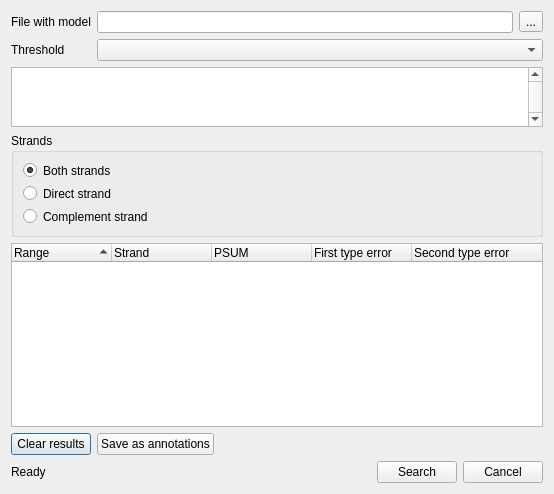
<?xml version="1.0" encoding="UTF-8"?>
<ui version="4.0">
 <class>SiteconSearchDialog</class>
 <widget class="QDialog" name="SiteconSearchDialog">
  <property name="geometry">
   <rect>
    <x>0</x>
    <y>0</y>
    <width>550</width>
    <height>494</height>
   </rect>
  </property>
  <property name="windowTitle">
   <string>SITECON Search</string>
  </property>
  <layout class="QGridLayout" name="gridLayout_2">
   <item row="0" column="0">
    <layout class="QGridLayout" name="gridLayout">
     <item row="0" column="0">
      <widget class="QLabel" name="label">
       <property name="text">
        <string>File with model</string>
       </property>
      </widget>
     </item>
     <item row="0" column="1">
      <widget class="QLineEdit" name="modelFileEdit">
       <property name="readOnly">
        <bool>true</bool>
       </property>
      </widget>
     </item>
     <item row="0" column="2">
      <widget class="QToolButton" name="pbSelectModelFile">
       <property name="text">
        <string>...</string>
       </property>
      </widget>
     </item>
     <item row="1" column="0">
      <widget class="QLabel" name="label_2">
       <property name="toolTip">
        <string>Recognition quality threshold, should be less than 100%. Choosing too low threshold will lead to recognition of too many TFBS recognised with too low trustworthiness. Choosing too high threshold may result in no TFBS recognised.</string>
       </property>
       <property name="text">
        <string>Threshold</string>
       </property>
      </widget>
     </item>
     <item row="1" column="1" colspan="2">
      <widget class="QComboBox" name="errLevelBox">
       <property name="sizePolicy">
        <sizepolicy hsizetype="MinimumExpanding" vsizetype="Fixed">
         <horstretch>0</horstretch>
         <verstretch>0</verstretch>
        </sizepolicy>
       </property>
       <property name="toolTip">
        <string>Recognition quality threshold, should be less than 100%. Choosing too low threshold will lead to recognition of too many TFBS recognised with too low trustworthiness. Choosing too high threshold may result in no TFBS recognised.</string>
       </property>
      </widget>
     </item>
    </layout>
   </item>
   <item row="1" column="0">
    <widget class="QTextEdit" name="descTextEdit">
     <property name="sizePolicy">
      <sizepolicy hsizetype="Expanding" vsizetype="Fixed">
       <horstretch>0</horstretch>
       <verstretch>60</verstretch>
      </sizepolicy>
     </property>
     <property name="minimumSize">
      <size>
       <width>532</width>
       <height>60</height>
      </size>
     </property>
     <property name="verticalScrollBarPolicy">
      <enum>Qt::ScrollBarAlwaysOn</enum>
     </property>
     <property name="horizontalScrollBarPolicy">
      <enum>Qt::ScrollBarAlwaysOff</enum>
     </property>
     <property name="readOnly">
      <bool>true</bool>
     </property>
    </widget>
   </item>
   <item row="2" column="0">
    <layout class="QHBoxLayout" name="horizontalLayout_8" stretch="1,1">
     <property name="spacing">
      <number>6</number>
     </property>
     <item>
      <widget class="QGroupBox" name="bgStrand">
       <property name="enabled">
        <bool>true</bool>
       </property>
       <property name="sizePolicy">
        <sizepolicy hsizetype="Expanding" vsizetype="Fixed">
         <horstretch>0</horstretch>
         <verstretch>0</verstretch>
        </sizepolicy>
       </property>
       <property name="minimumSize">
        <size>
         <width>0</width>
         <height>96</height>
        </size>
       </property>
       <property name="title">
        <string>Strands</string>
       </property>
       <layout class="QVBoxLayout" name="verticalLayout_2">
        <item>
         <widget class="QRadioButton" name="rbBoth">
          <property name="text">
           <string>Both strands</string>
          </property>
          <property name="iconSize">
           <size>
            <width>15</width>
            <height>16</height>
           </size>
          </property>
          <property name="checked">
           <bool>true</bool>
          </property>
         </widget>
        </item>
        <item>
         <widget class="QRadioButton" name="rbDirect">
          <property name="toolTip">
           <string/>
          </property>
          <property name="whatsThis">
           <string>Search in direct strand only</string>
          </property>
          <property name="text">
           <string>Direct strand</string>
          </property>
          <property name="iconSize">
           <size>
            <width>15</width>
            <height>16</height>
           </size>
          </property>
          <property name="shortcut">
           <string/>
          </property>
          <property name="checked">
           <bool>false</bool>
          </property>
         </widget>
        </item>
        <item>
         <widget class="QRadioButton" name="rbComplement">
          <property name="toolTip">
           <string/>
          </property>
          <property name="whatsThis">
           <string>Search in complement strand</string>
          </property>
          <property name="text">
           <string>Complement strand</string>
          </property>
          <property name="iconSize">
           <size>
            <width>15</width>
            <height>16</height>
           </size>
          </property>
          <property name="shortcut">
           <string/>
          </property>
         </widget>
        </item>
       </layout>
      </widget>
     </item>
     <item>
      <layout class="QHBoxLayout" name="rangeSelectorLayout">
       <property name="spacing">
        <number>0</number>
       </property>
      </layout>
     </item>
    </layout>
   </item>
   <item row="3" column="0">
    <widget class="QTreeWidget" name="resultsTree">
     <property name="rootIsDecorated">
      <bool>false</bool>
     </property>
     <property name="sortingEnabled">
      <bool>true</bool>
     </property>
     <column>
      <property name="text">
       <string>Range</string>
      </property>
     </column>
     <column>
      <property name="text">
       <string>Strand</string>
      </property>
     </column>
     <column>
      <property name="text">
       <string>PSUM</string>
      </property>
     </column>
     <column>
      <property name="text">
       <string>First type error</string>
      </property>
     </column>
     <column>
      <property name="text">
       <string>Second type error</string>
      </property>
     </column>
    </widget>
   </item>
   <item row="4" column="0">
    <layout class="QHBoxLayout" name="horizontalLayout_3">
     <item>
      <widget class="QPushButton" name="pbClear">
       <property name="text">
        <string>Clear results</string>
       </property>
      </widget>
     </item>
     <item>
      <widget class="QPushButton" name="pbSaveAnnotations">
       <property name="text">
        <string>Save as annotations</string>
       </property>
      </widget>
     </item>
     <item>
      <spacer name="horizontalSpacer">
       <property name="orientation">
        <enum>Qt::Horizontal</enum>
       </property>
       <property name="sizeHint" stdset="0">
        <size>
         <width>40</width>
         <height>20</height>
        </size>
       </property>
      </spacer>
     </item>
    </layout>
   </item>
   <item row="5" column="0">
    <layout class="QHBoxLayout" name="horizontalLayout_7">
     <item>
      <widget class="QLabel" name="statusLabel">
       <property name="text">
        <string>Ready</string>
       </property>
      </widget>
     </item>
     <item>
      <spacer name="horizontalSpacer_4">
       <property name="orientation">
        <enum>Qt::Horizontal</enum>
       </property>
       <property name="sizeHint" stdset="0">
        <size>
         <width>40</width>
         <height>20</height>
        </size>
       </property>
      </spacer>
     </item>
     <item>
      <widget class="QPushButton" name="pbSearch">
       <property name="text">
        <string>Search</string>
       </property>
      </widget>
     </item>
     <item>
      <widget class="QPushButton" name="pbClose">
       <property name="text">
        <string>Cancel</string>
       </property>
      </widget>
     </item>
    </layout>
   </item>
  </layout>
 </widget>
 <resources/>
 <connections/>
</ui>
